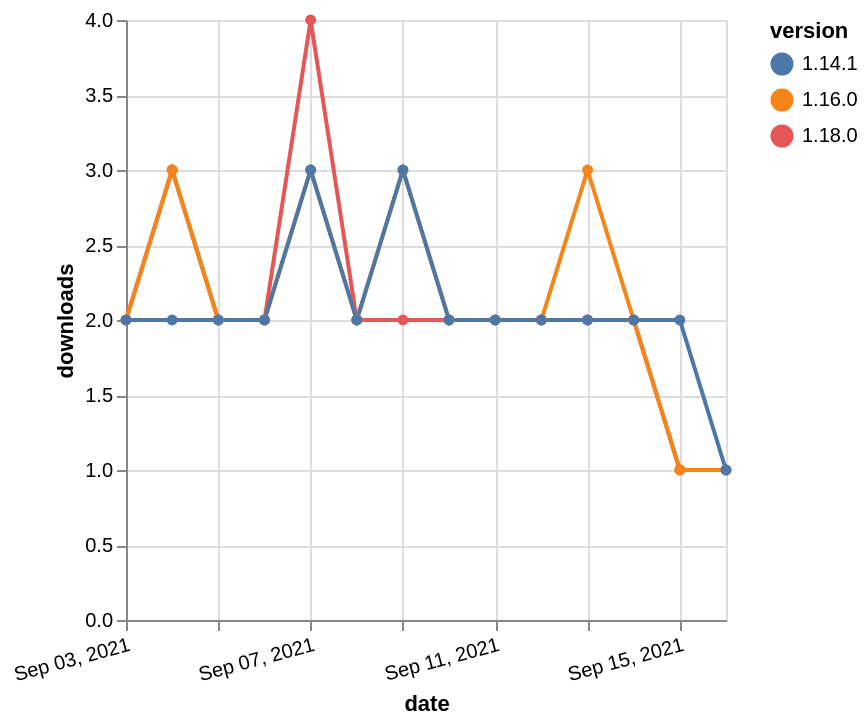

Write a Vega-Lite specification for this figure.
### Vega-Lite specification from a JSON file in a GitHub repository (floating-point values rounded to 4 significant figures)
{"$schema": "https://vega.github.io/schema/vega-lite/v5.json", "description": "A simple bar chart with embedded data.", "data": {"values": [{"date": "2021-09-03", "total": 2395, "delta": 2, "version": "1.18.0"}, {"date": "2021-09-04", "total": 2398, "delta": 3, "version": "1.18.0"}, {"date": "2021-09-05", "total": 2400, "delta": 2, "version": "1.18.0"}, {"date": "2021-09-06", "total": 2402, "delta": 2, "version": "1.18.0"}, {"date": "2021-09-07", "total": 2406, "delta": 4, "version": "1.18.0"}, {"date": "2021-09-08", "total": 2408, "delta": 2, "version": "1.18.0"}, {"date": "2021-09-09", "total": 2410, "delta": 2, "version": "1.18.0"}, {"date": "2021-09-10", "total": 2412, "delta": 2, "version": "1.18.0"}, {"date": "2021-09-11", "total": 2414, "delta": 2, "version": "1.18.0"}, {"date": "2021-09-12", "total": 2416, "delta": 2, "version": "1.18.0"}, {"date": "2021-09-13", "total": 2418, "delta": 2, "version": "1.18.0"}, {"date": "2021-09-14", "total": 2420, "delta": 2, "version": "1.18.0"}, {"date": "2021-09-15", "total": 2421, "delta": 1, "version": "1.18.0"}, {"date": "2021-09-16", "total": 2422, "delta": 1, "version": "1.18.0"}, {"date": "2021-09-03", "total": 2584, "delta": 2, "version": "1.16.0"}, {"date": "2021-09-04", "total": 2587, "delta": 3, "version": "1.16.0"}, {"date": "2021-09-05", "total": 2589, "delta": 2, "version": "1.16.0"}, {"date": "2021-09-06", "total": 2591, "delta": 2, "version": "1.16.0"}, {"date": "2021-09-07", "total": 2594, "delta": 3, "version": "1.16.0"}, {"date": "2021-09-08", "total": 2596, "delta": 2, "version": "1.16.0"}, {"date": "2021-09-09", "total": 2599, "delta": 3, "version": "1.16.0"}, {"date": "2021-09-10", "total": 2601, "delta": 2, "version": "1.16.0"}, {"date": "2021-09-11", "total": 2603, "delta": 2, "version": "1.16.0"}, {"date": "2021-09-12", "total": 2605, "delta": 2, "version": "1.16.0"}, {"date": "2021-09-13", "total": 2608, "delta": 3, "version": "1.16.0"}, {"date": "2021-09-14", "total": 2610, "delta": 2, "version": "1.16.0"}, {"date": "2021-09-15", "total": 2611, "delta": 1, "version": "1.16.0"}, {"date": "2021-09-16", "total": 2612, "delta": 1, "version": "1.16.0"}, {"date": "2021-09-03", "total": 2603, "delta": 2, "version": "1.14.1"}, {"date": "2021-09-04", "total": 2605, "delta": 2, "version": "1.14.1"}, {"date": "2021-09-05", "total": 2607, "delta": 2, "version": "1.14.1"}, {"date": "2021-09-06", "total": 2609, "delta": 2, "version": "1.14.1"}, {"date": "2021-09-07", "total": 2612, "delta": 3, "version": "1.14.1"}, {"date": "2021-09-08", "total": 2614, "delta": 2, "version": "1.14.1"}, {"date": "2021-09-09", "total": 2617, "delta": 3, "version": "1.14.1"}, {"date": "2021-09-10", "total": 2619, "delta": 2, "version": "1.14.1"}, {"date": "2021-09-11", "total": 2621, "delta": 2, "version": "1.14.1"}, {"date": "2021-09-12", "total": 2623, "delta": 2, "version": "1.14.1"}, {"date": "2021-09-13", "total": 2625, "delta": 2, "version": "1.14.1"}, {"date": "2021-09-14", "total": 2627, "delta": 2, "version": "1.14.1"}, {"date": "2021-09-15", "total": 2629, "delta": 2, "version": "1.14.1"}, {"date": "2021-09-16", "total": 2630, "delta": 1, "version": "1.14.1"}]}, "width": "container", "mark": {"type": "line", "point": {"filled": true}}, "encoding": {"x": {"field": "date", "type": "temporal", "timeUnit": "yearmonthdate", "title": "date", "axis": {"labelAngle": -15}}, "y": {"field": "delta", "type": "quantitative", "title": "downloads"}, "color": {"field": "version", "type": "nominal"}, "tooltip": {"field": "delta"}}}
